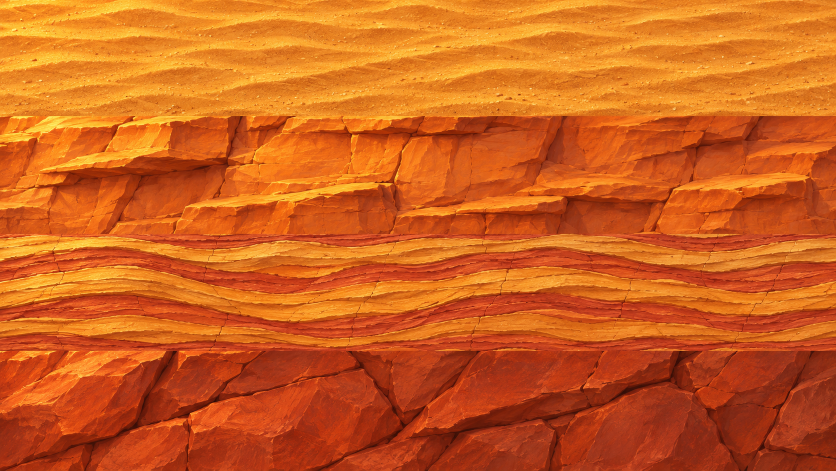
#> input picture artwork/desert-v1/strata.png, 1672 x 941 px, found by its file name (shown at 1/2 size)
$ python compile_desert_art.py
#> lines starting #> are read from the running program, lines starting #| are printed output that depends on the picture
"""Compile the retained generated desert atlases; preserve sprite alpha."""
from PIL import Image
from pathlib import Path

archive = Path("artwork/desert-v1")
out = Path("public/assets/modern/terrain-v3")
out.mkdir(parents=True, exist_ok=True)
im=Image.open(archive/'strata.png')
#> im is the input picture: PIL image 1672x941 RGB; mean R, G, B 205.9, 96.4, 29.5
for name,box in [('desert-sand',(0,0,1672,230)),('desert-cliff',(0,235,1672,469)),('desert-beds',(0,480,1672,697)),('desert-deep',(0,710,1672,941))]:
 im.crop(box).save(out/(name+'.webp'),quality=93)
#> this loop made 4 passes
#> pass 1, `im.crop(box).save(out/(name+'.webp'),quality=93)`:
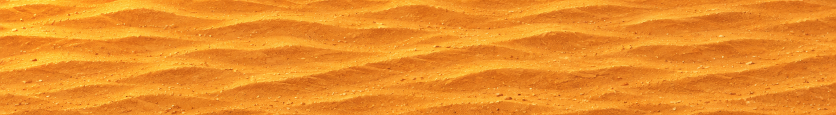
#> saved as desert-sand.webp: PIL image 1672x230 RGB (shown at 1/2 size); mean R, G, B 236.4, 142.7, 40.2
#> pass 2, `im.crop(box).save(out/(name+'.webp'),quality=93)`:
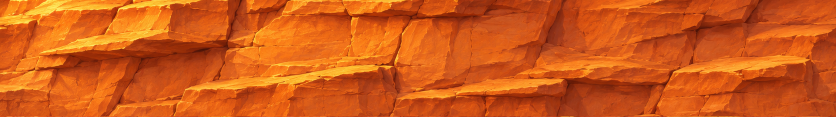
#> saved as desert-cliff.webp: PIL image 1672x234 RGB (shown at 1/2 size); mean R, G, B 207.2, 90.3, 24.6
im=Image.open(archive/'scenery.png')
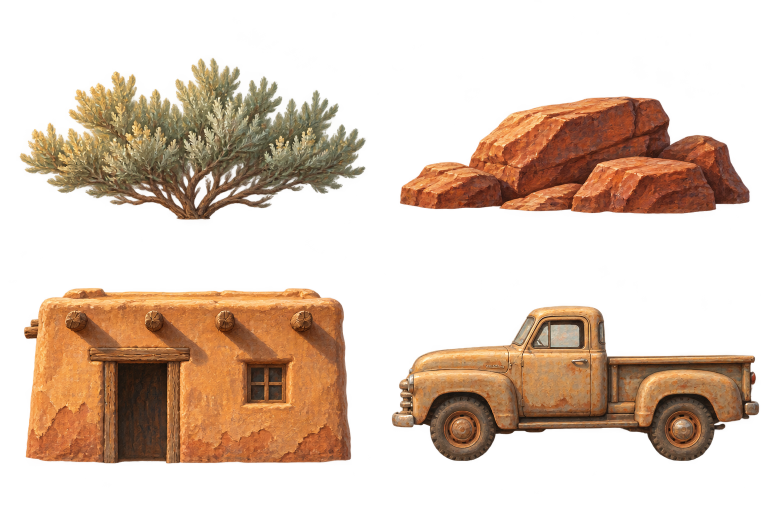
#> input picture artwork/desert-v1/scenery.png, 1536 x 1024 px, found by its file name (shown at 1/2 size)
#> im is the input picture: PIL image 1536x1024 RGBA; mean R, G, B, A 112.9, 76.7, 47.1, 92.9
out=Path('public/assets/modern/desert-v1'); out.mkdir(exist_ok=True)
for name,box in [('shrub',(0,0,768,512)),('rock',(768,0,1536,512)),('adobe',(0,512,768,1024)),('truck',(768,512,1536,1024))]:
 part=im.crop(box); bounds=part.getchannel('A').point(lambda x:255 if x>32 else 0).getbbox(); part=part.crop(bounds); part.save(out/(name+'.png'))
 print(name,part.size)
#> this loop made 4 passes
#> bounds on passes 1 to 4: (39, 115, 732, 440), (32, 193, 732, 428), (48, 64, 703, 415), (15, 99, 751, 410)
#> pass 1, `part = im.crop(box)`:
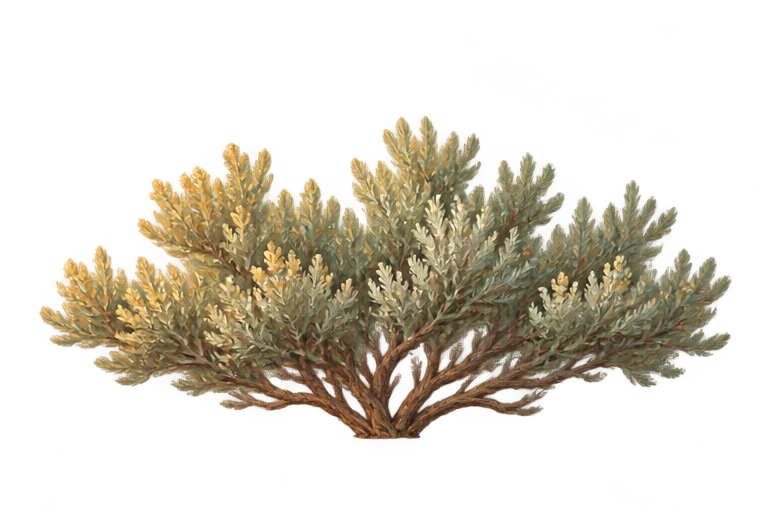
#> part: PIL image 768x512 RGBA; mean R, G, B, A 99.9, 83, 52.8, 77.1; transparent parts drawn white
#> pass 2, `part = part.crop(bounds)`:
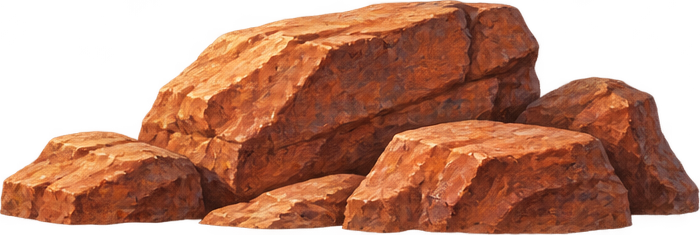
#> part: PIL image 700x235 RGBA; mean R, G, B, A 144.4, 79.7, 49.8, 170.4; transparent parts drawn white
#> after the loop:
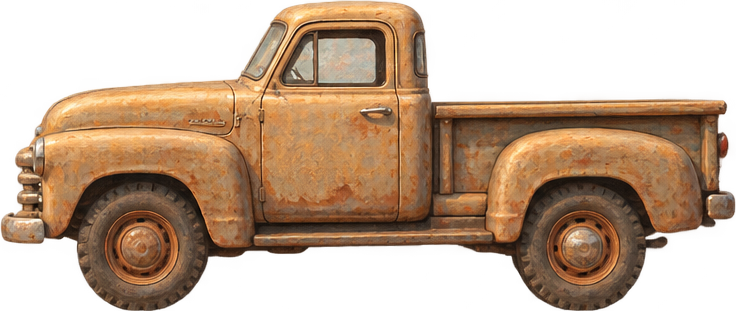
#> part: PIL image 736x311 RGBA; mean R, G, B, A 132.3, 95.2, 63.1, 148.2; transparent parts drawn white

# The bottom layer now uses one full-frame painting rather than an atlas strip.
Image.open("artwork/desert-v2/bedrock.png").save(
    "public/assets/modern/terrain-v3/desert-deep-v2.webp", quality=93)
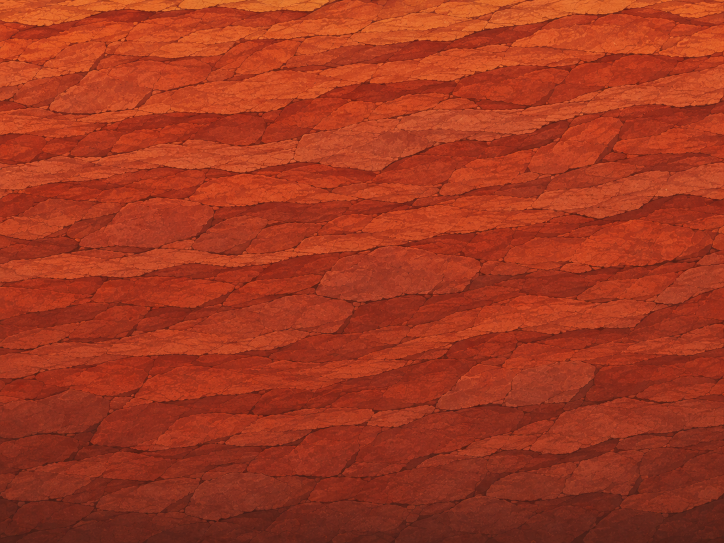
#> input picture artwork/desert-v2/bedrock.png, 1448 x 1086 px, found by its file name (shown at 1/2 size)

# Current full-frame materials. Preserve native dimensions; never crop strips
# or upscale the generated paintings to manufacture additional resolution.
for name in ("sand", "cliff", "beds", "deep"):
#> (the run stopped early here; a loop or call above may not have finished)
